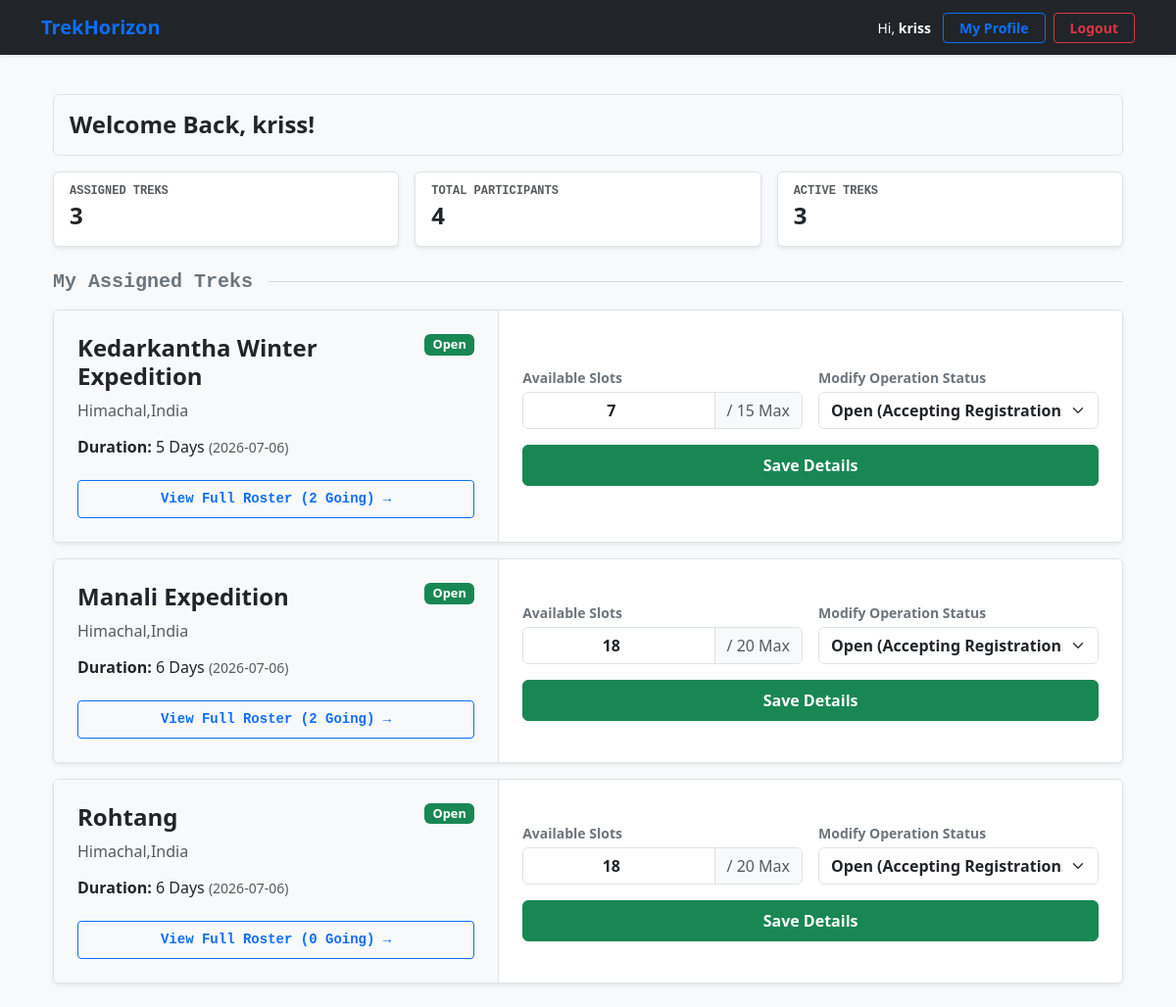
/dashboard (signed in), run on an earlier commit of the app's database.
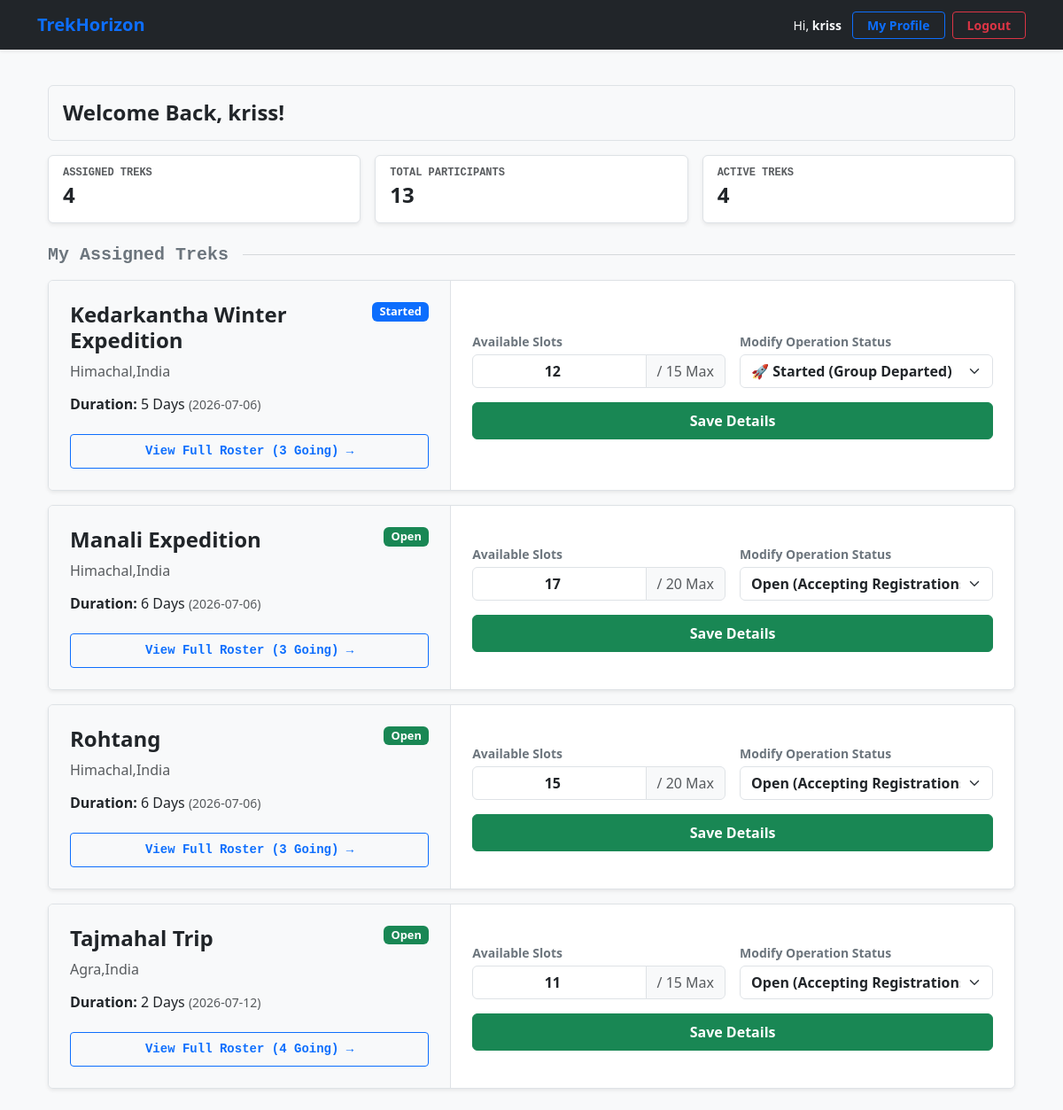
And on a later commit of the database.
### models.py (models this page shows)
class Trek(db.Model):
    trek_id = db.Column(db.Integer, primary_key=True, autoincrement=True)
    trek_name = db.Column(db.String(150), nullable=False)
    location = db.Column(db.String(150), nullable=False)
    difficulty = db.Column(db.Enum('Easy', 'Moderate', 'Hard', name='trek_difficulty'), nullable=False)
    duration_days = db.Column(db.Integer, nullable=False)
    available_slots = db.Column(db.Integer, nullable=False)
    max_slots = db.Column(db.Integer, nullable=False)
    start_date = db.Column(db.Date, nullable=False)
    end_date = db.Column(db.Date, nullable=False)
    status = db.Column(db.Enum('Pending', 'Started', 'Open', 'Closed', 'Completed', name='trek_status'), nullable=False)
    assigned_staff_id = db.Column(db.Integer, db.ForeignKey('user.user_id'), nullable=True)
    cost_per_person = db.Column(db.Float, nullable=False, default=0.0)
    meeting_point = db.Column(db.String(255), nullable=True)
    description = db.Column(db.Text, nullable=True)
    bookings = db.relationship('Booking', backref='trek', lazy=True)

### app.py (the view, shortened to what this page needs)
@app.route('/dashboard')
def dashboard():
    if 'user_id' not in session:
        return redirect('/login')
    role = session['user_role']
    user_id = session['user_id']
    if role == 'Admin':
        pending_staff = User.query.filter_by(role='Staff', status='Pending').count()
        all_active_treks = Trek.query.filter_by(status='Open').count()
        trekker_count = User.query.filter_by(role='Trekker').count()
        staff_count = User.query.filter_by(role='Staff').count()
        return render_template('adminhomepage.html',
                           staff_requests=pending_staff,
                           total_treks=all_active_treks,
                           trekker_count=trekker_count,
                           staff_count=staff_count)
    elif role == 'Staff':
        assigned_treks = Trek.query.filter_by(assigned_staff_id=user_id).all()
        return render_template('staffhomepage.html' , treks=assigned_treks )
    return redirect('/login')

### templates/staffhomepage.html (shortened to what the changed rows need)
{% extends 'base.html' %}
{% block content %}
{% set stats = namespace(participants=0, active=0) %}
{% for trek in treks %}
    {% set stats.participants = stats.participants + trek.bookings|length %}
    {% if trek.status in ['Open', 'Started', 'Ongoing'] %}
        {% set stats.active = stats.active + 1 %}
    {% endif %}
{% endfor %}
<div class="container mt-3">
    <div class="row g-3 mb-4">
        <div class="col-md-4">
            <div class="card border shadow-sm h-100">
                <div class="card-body d-flex align-items-center py-3">
                    <div>
                        <h6 class="card-subtitle text-muted mb-1 text-uppercase small font-monospace fw-bold" style="font-size: 0.75rem;">Assigned Treks</h6>
                        <h4 class="card-title mb-0 fw-bold">{{ treks|length }}</h4>
                    </div>
                </div>
            </div>
        </div>
        <div class="col-md-4">
            <div class="card border shadow-sm h-100">
                <div class="card-body d-flex align-items-center py-3">
                    <div>
                        <h6 class="card-subtitle text-muted mb-1 text-uppercase small font-monospace fw-bold" style="font-size: 0.75rem;">Total Participants</h6>
                        <h4 class="card-title mb-0 fw-bold">{{ stats.participants }}</h4>
                    </div>
                </div>
            </div>
        </div>
        <div class="col-md-4">
            <div class="card border shadow-sm h-100">
                <div class="card-body d-flex align-items-center py-3">
                    <div>
                        <h6 class="card-subtitle text-muted mb-1 text-uppercase small font-monospace fw-bold" style="font-size: 0.75rem;">Active Treks</h6>
                        <h4 class="card-title mb-0 fw-bold">{{ stats.active }}</h4>
                    </div>
                </div>
            </div>
        </div>
    </div>
    <div class="row g-3">
        {% for trek in treks %}
        <div class="col-12">
            <div class="card border shadow-sm w-100 overflow-hidden">
                <div class="row g-0 align-items-stretch">
                    <div class="col-md-5 bg-light p-4 d-flex flex-column justify-content-between border-end">
                        <div>
                            <div class="d-flex justify-content-between align-items-start mb-2">
                                <h4 class="text-dark fw-bold mb-0">{{ trek.trek_name }}</h4>
                                <span class="badge {% if trek.status == 'Open' %}bg-success{% elif trek.status == 'Started' %}bg-primary{% elif trek.status == 'Ongoing' %}bg-info text-dark{% elif trek.status == 'Closed' %}bg-danger{% elif trek.status == 'Pending' %}bg-warning text-dark{% else %}bg-secondary{% endif %} fs-8">
                                    {{ trek.status }}
                                </span>
                            </div>
                            <p class="text-muted mb-3"> {{ trek.location }}</p>
                            <h6 class="mb-0 text-dark">
                                <strong> Duration:</strong> {{ trek.duration_days }} Days
                                <span class="text-muted small">({{ trek.start_date }})</span>
                            </h6>
                        </div>
                        <div class="mt-4">
                            <a href="/staff/trek/{{ trek.trek_id }}/roster" class="btn btn-sm btn-outline-primary w-100 py-2 font-monospace fw-bold">
                                 View Full Roster ({{trek.bookings|length }} Going) →
                            </a>
                        </div>
                    </div>
                    <div class="col-md-7 p-4 bg-white d-flex flex-column justify-content-center">
                        <form action="/staff/update_trek/{{ trek.trek_id }}" method="POST">
                            <div class="row g-3 align-items-end">
                                <div class="col-sm-6">
                                    <label class="form-label text-secondary small fw-bold mb-1">Available Slots</label>
                                    <div class="input-group">
                                        <input type="number" name="available_slots" class="form-control text-center fw-bold"
                                               value="{{ trek.available_slots }}" min="0" max="{{ trek.max_slots }}">
                                        <span class="input-group-text bg-light text-muted">/ {{ trek.max_slots }} Max</span>
                                    </div>
                                </div>
                                <div class="col-sm-6">
                                    <label class="form-label text-secondary small fw-bold mb-1">Modify Operation Status</label>
                                    <select name="status" class="form-select fw-bold">
                                        <optgroup label="Booking Availability">
                                            <option value="Open" {% if trek.status == 'Open' %}selected{% endif %}>Open (Accepting Registrations)</option>
                                        </optgroup>
                                        <optgroup label="Live Trip Execution">
                                            <option value="Started" {% if trek.status == 'Started' %}selected{% endif %}>🚀 Started (Group Departed)</option>
                                        </optgroup>
                                    </select>
                                </div>
                                <div class="col-12 mt-3">
                                    <button type="submit" class="btn btn-success w-100 py-2 fw-bold">Save Details</button>
                                </div>
                            </div>
                        </form>
                    </div>
                </div>
            </div>
        </div>
        {% else %}
        <div class="col-12 text-center text-muted py-5">
            <p class="mb-1 fs-5"> No treks are appearing for your staff profile.</p>
        </div>
        {% endfor %}
    </div>
</div>
{% endblock %}

What changed in the data, as far as the page shows it:
changed Trek "Kedarkantha Winter Expedition": status "Open" → "Started"; bookings|length "2" → "3"; available_slots "7" → "12"; status "Open (Accepting Registrations)" → "🚀 Started (Group Departed)"
changed Trek "Manali Expedition": bookings|length "2" → "3"; available_slots "18" → "17"
changed Trek "Rohtang": bookings|length "0" → "3"; available_slots "18" → "15"
added Trek: trek_name "Tajmahal Trip", status "Open", location "Agra,India", duration_days "2", start_date "2026-07-12", bookings|length "4", available_slots "11", max_slots "15", status "Open (Accepting Registrations)"
Also different on the page:
{{ treks|length }}: "3" → "4"
{{ stats.participants }}: "4" → "13"
{{ stats.active }}: "3" → "4"
